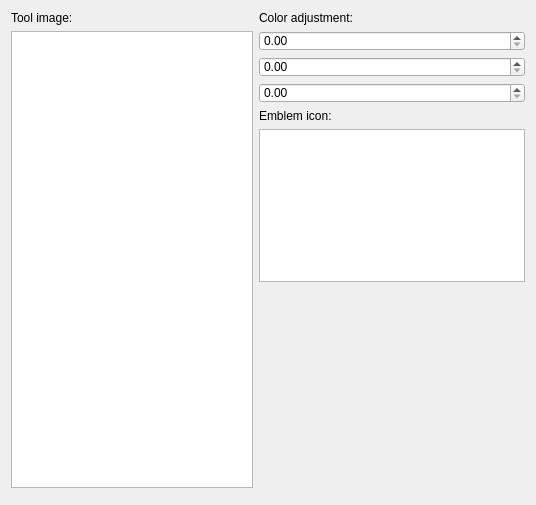
<?xml version="1.0" encoding="utf-8"?>
<ui version="4.0">
 <author>
    SPDX-FileCopyrightText: none
    SPDX-License-Identifier: GPL-3.0-or-later
  </author>
 <class>wdgpreseticonlibrary</class>
 <widget class="QWidget" name="wdgpreseticonlibrary">
  <property name="geometry">
   <rect>
    <x>0</x>
    <y>0</y>
    <width>536</width>
    <height>505</height>
   </rect>
  </property>
  <layout class="QGridLayout" name="gridLayout">
   <item column="1" row="1">
    <widget class="KisDoubleSliderSpinBox" name="sldHue" native="true">
     <property name="minimumSize">
      <size>
       <width>0</width>
       <height>20</height>
      </size>
     </property>
    </widget>
   </item>
   <item column="1" row="3">
    <widget class="KisDoubleSliderSpinBox" name="sldLevels" native="true">
     <property name="minimumSize">
      <size>
       <width>0</width>
       <height>20</height>
      </size>
     </property>
    </widget>
   </item>
   <item column="1" row="0">
    <widget class="QLabel" name="label_3">
     <property name="text">
      <string>Color adjustment:</string>
     </property>
    </widget>
   </item>
   <item column="1" row="4">
    <widget class="QLabel" name="label">
     <property name="toolTip">
      <string>&lt;html&gt;&lt;head/&gt;&lt;body&gt;&lt;p&gt;Choose the optional emblem icon that indicates extra information, such as the preset being a special effects brush, or just using tilt, or angled in some way.&lt;/p&gt;&lt;/body&gt;&lt;/html&gt;</string>
     </property>
     <property name="text">
      <string>Emblem icon:</string>
     </property>
    </widget>
   </item>
   <item column="1" row="5">
    <widget class="QListView" name="vwOptional">
     <property name="toolTip">
      <string>Upper left emblem indicating a special feature of the brush.</string>
     </property>
     <property name="editTriggers">
      <set>QAbstractItemView::NoEditTriggers</set>
     </property>
     <property name="iconSize">
      <size>
       <width>40</width>
       <height>40</height>
      </size>
     </property>
     <property name="resizeMode">
      <enum>QListView::Adjust</enum>
     </property>
     <property name="gridSize">
      <size>
       <width>42</width>
       <height>42</height>
      </size>
     </property>
     <property name="viewMode">
      <enum>QListView::IconMode</enum>
     </property>
    </widget>
   </item>
   <item column="1" row="6">
    <layout class="QHBoxLayout" name="horizontalLayout_3">
     <item>
      <spacer name="horizontalSpacer">
       <property name="orientation">
        <enum>Qt::Horizontal</enum>
       </property>
       <property name="sizeHint" stdset="0">
        <size>
         <width>40</width>
         <height>20</height>
        </size>
       </property>
      </spacer>
     </item>
     <item>
      <widget class="QLabel" name="lblIconPreview">
       <property name="minimumSize">
        <size>
         <width>200</width>
         <height>200</height>
        </size>
       </property>
       <property name="text">
        <string/>
       </property>
      </widget>
     </item>
     <item>
      <spacer name="horizontalSpacer_2">
       <property name="orientation">
        <enum>Qt::Horizontal</enum>
       </property>
       <property name="sizeHint" stdset="0">
        <size>
         <width>40</width>
         <height>20</height>
        </size>
       </property>
      </spacer>
     </item>
    </layout>
   </item>
   <item column="0" row="1" rowspan="6">
    <widget class="QListView" name="vwBase">
     <property name="toolTip">
      <string>Base tool image to base this preset on.</string>
     </property>
     <property name="editTriggers">
      <set>QAbstractItemView::NoEditTriggers</set>
     </property>
     <property name="iconSize">
      <size>
       <width>75</width>
       <height>75</height>
      </size>
     </property>
     <property name="movement">
      <enum>QListView::Static</enum>
     </property>
     <property name="resizeMode">
      <enum>QListView::Adjust</enum>
     </property>
     <property name="gridSize">
      <size>
       <width>77</width>
       <height>77</height>
      </size>
     </property>
     <property name="viewMode">
      <enum>QListView::IconMode</enum>
     </property>
    </widget>
   </item>
   <item column="1" row="2">
    <widget class="KisDoubleSliderSpinBox" name="sldSat" native="true">
     <property name="minimumSize">
      <size>
       <width>0</width>
       <height>20</height>
      </size>
     </property>
    </widget>
   </item>
   <item column="0" row="0">
    <widget class="QLabel" name="label_2">
     <property name="text">
      <string>Tool image:</string>
     </property>
    </widget>
   </item>
   <item column="0" row="7">
    <spacer name="horizontalSpacer_3">
     <property name="orientation">
      <enum>Qt::Horizontal</enum>
     </property>
     <property name="sizeHint" stdset="0">
      <size>
       <width>40</width>
       <height>6</height>
      </size>
     </property>
    </spacer>
   </item>
  </layout>
 </widget>
 <customwidgets>
  <customwidget>
   <class>KisDoubleSliderSpinBox</class>
   <extends>QDoubleSpinBox</extends>
   <header location="global">kis_slider_spin_box.h</header>
   <container>1</container>
  </customwidget>
 </customwidgets>
 <resources/>
 <connections/>
</ui>
